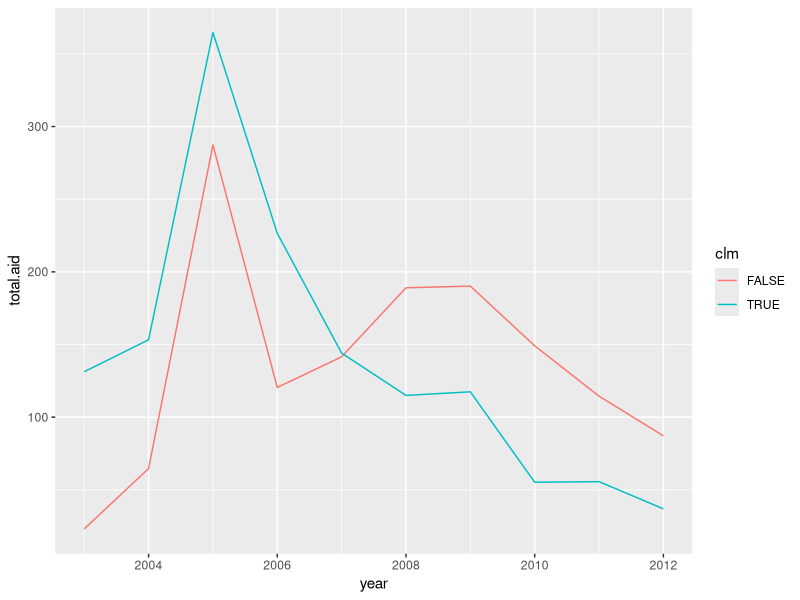
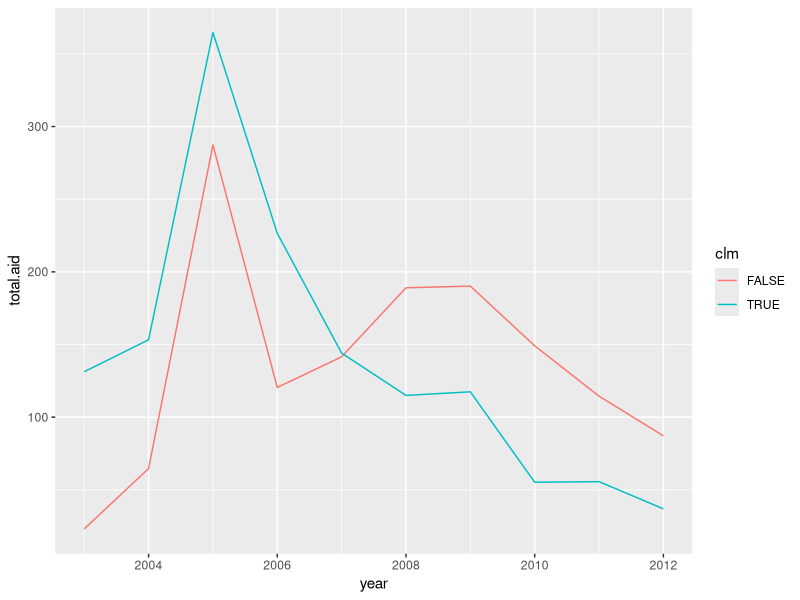

Here is the R script that generated these plots, in order:
# Plotting Western Aid vs. DAC
# Bastiaan Quast
# bquast@gmail.com

# load packages
library(plm)
library(plyr)
library(ggplot2)
library(scales)

# load the data
western.aid <- read.csv('WesternAid.csv')

# inspect the data
View(western.aid)

# keep only value of Aid.type: Grants, Total
oda <- subset(western.aid, Aid.type == 'ODA: Total Net' & Amount.type == 'Constant Prices (2012 USD millions)')
names(oda) <- tolower(names(oda))

# create a coalition of like minded dummy
clm.list <- c('Denmark', 'Finland', 'Germany', 'Luxembourg', 'Netherlands', 'Norway', 'Sweden', 'Switzerland', 'Iceland')
oda$clm <- ifelse(oda$donor %in% clm.list, TRUE, FALSE)
save(oda, file = 'oda.RData' )

# summarise
oda.sum <- ddply(oda, .(clm, year), summarize, total.aid=sum(value))
oda.sum

# plot data
plot <- ggplot(oda.sum, aes(year, total.aid, colour=clm))
plot <- plot + geom_line() + scale_x_continuous(breaks= pretty_breaks())
print(plot)

# create image file
png('clm.png')
print(plot)
dev.off()
